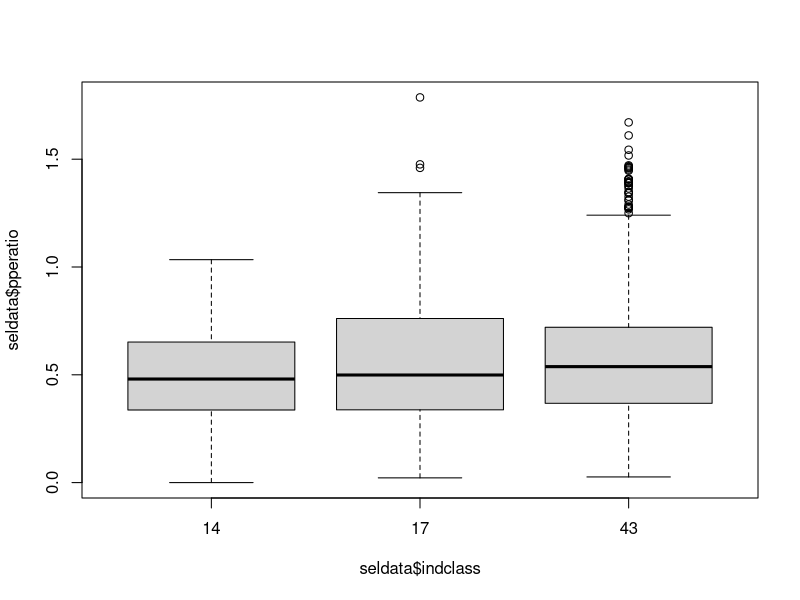
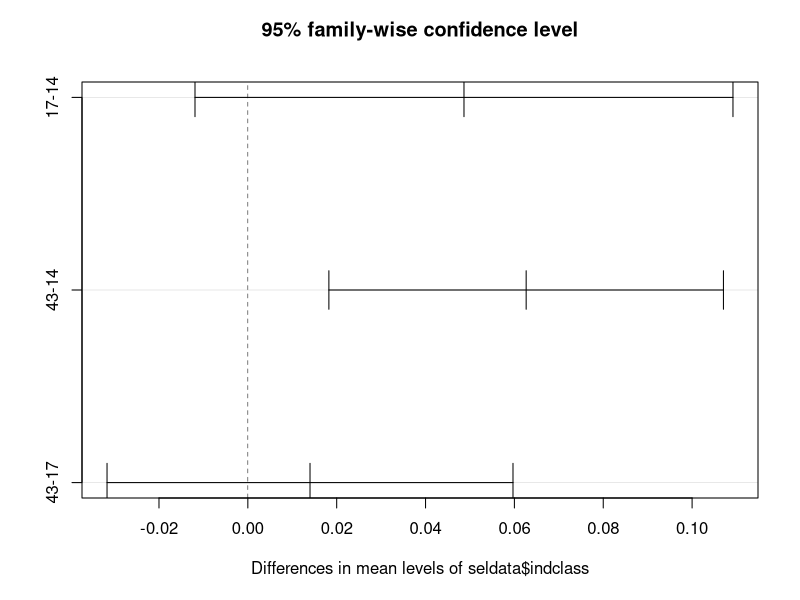

These charts were generated, in order, by the following R code:
findata <- read.csv("Financial data.csv", header = TRUE)
findata$pperatio <- findata$ppe/findata$assets
head(findata)
findata[1:2, ]
findata[1, 1:5]
findata[2,3]
selclass <- c(14, 17, 43)
seldata <- findata[is.element(findata$indclass, selclass) & !is.na(findata$indclass), ]
seldata$indclass <- as.factor(seldata$indclass)
tapply(seldata$pperatio, seldata$indclass, summary)
tapply(seldata$pperatio, seldata$indclass, sd)
tapply(seldata$pperatio, seldata$indclass, length)
boxplot(seldata$pperatio~seldata$indclass)
aov.ppe <- aov(seldata$pperatio~seldata$indclass)
aov.ppe
summary(aov.ppe)
TukeyHSD(aov.ppe, conf.level = 0.95)
plot(TukeyHSD(aov.ppe, conf.int = 0.95))
findata[3,6]
group1 <- findata$pperatio[findata$indclass==43 & !is.na(findata$indclass)] 
group2 <- findata$pperatio[findata$indclass==14 & !is.na(findata$indclass)]
len1 <- length(group1)
len2 <- length(group2)
df.dif <- len1 + len2 - 2
var1 <- var(group1)
var2 <- var(group2)
dif <- mean(group1) - mean(group2)
sp <- sqrt(((len1-1)*var1 + (len2-1)*var2)/df.dif)
se.dif <- sp*sqrt((1/len1) + (1/len2))
int.dif <- abs(qt(0.025,df=df.dif)) * se.dif
# Lower CI
ll <- dif - int.dif
# Upper CI
ul <- dif + int.dif
ll
ul
se.dif
